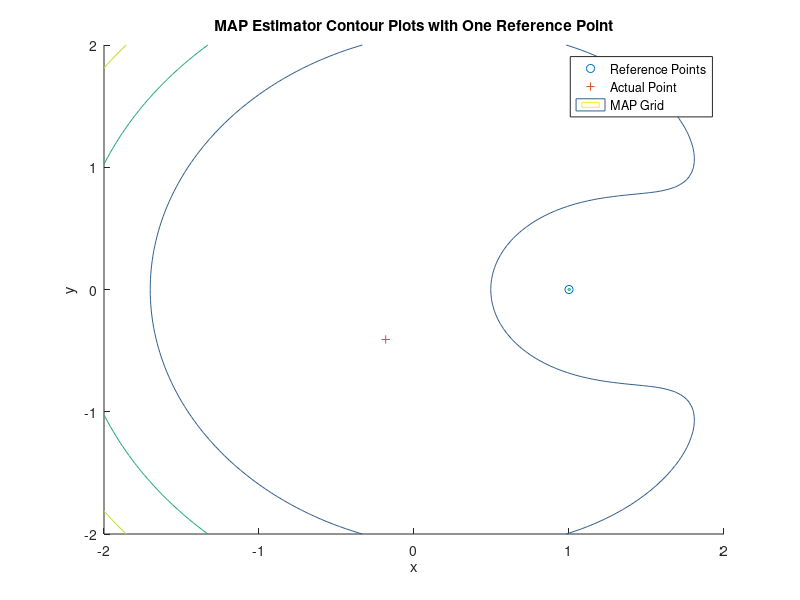
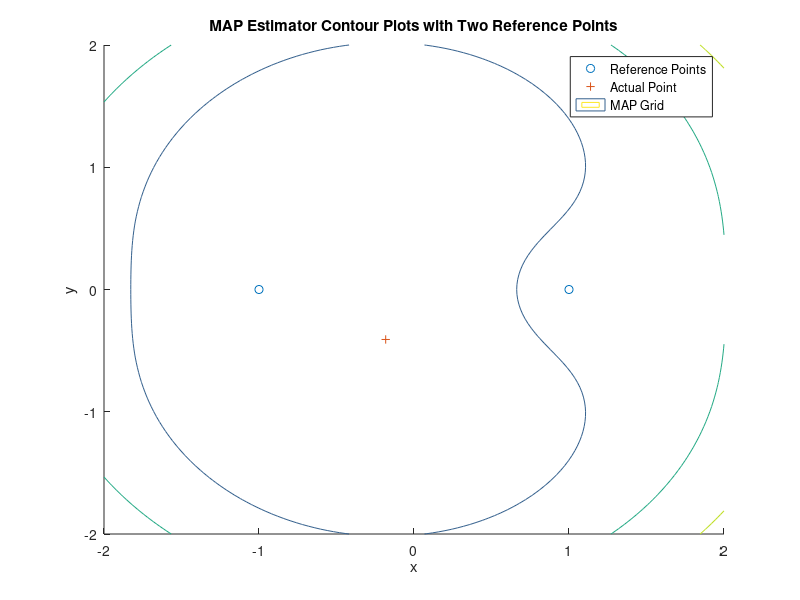
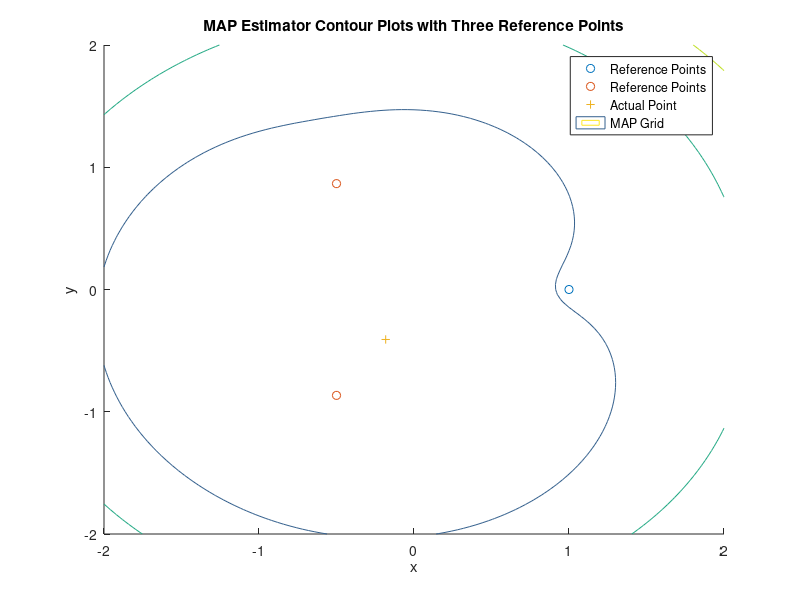
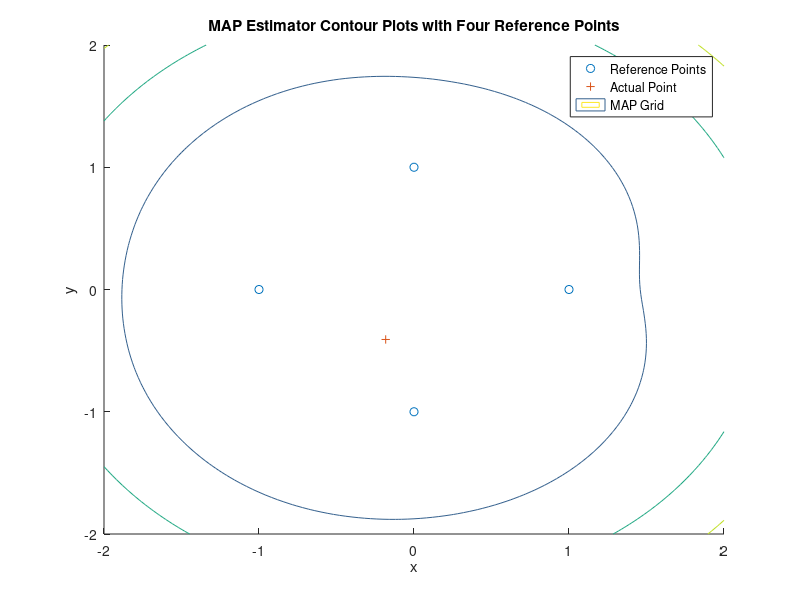

These figures' MATLAB source, in order:
%Question 2

%Setting seed (to make my work replicable)
rng(3023)

%Defining the landmark locations (for 4,3,2,1 estimates)
xl = [1,-1,0,0,-1/2,-1/2];
yl = [0,0,1,-1,sqrt(3)/2,-sqrt(3)/2];
%Defining the random point (randomly)
xr = sqrt(2)*rand-1;
yr = sqrt(2)*rand-1;
%Defining measurement noise
n = normrnd(0,0.3,6,1);
%Defining measured distances
for i = 1:6
    r(i) = sqrt((xl(i)-xr)^2+(yl(i)-yr)^2)+n(i);
end
%Defining meshgrid
horizontalGrid = linspace(-2,2,101);
verticalGrid = linspace(-2,2,101);
[h,v] = meshgrid(horizontalGrid,verticalGrid);
MAPEstimate1 = h(:).^2/0.25+v(:).^2/0.25+((r(1)-sqrt((xl(1)-h(:)).^2+(yl(1)-v(:)).^2)).^2)/0.09;
MAPEstimate2 = h(:).^2/0.25+v(:).^2/0.25+((r(1)-sqrt((xl(1)-h(:)).^2+(yl(1)-v(:)).^2)).^2)/0.09+((r(2)-sqrt((xl(2)-h(:)).^2+(yl(2)-v(:)).^2)).^2)/0.09;
MAPEstimate3 = h(:).^2/0.25+v(:).^2/0.25+((r(1)-sqrt((xl(1)-h(:)).^2+(yl(1)-v(:)).^2)).^2)/0.09+((r(5)-sqrt((xl(5)-h(:)).^2+(yl(5)-v(:)).^2)).^2)/0.09+((r(6)-sqrt((xl(6)-h(:)).^2+(yl(6)-v(:)).^2)).^2)/0.09;
MAPEstimate4 = h(:).^2/0.25+v(:).^2/0.25+((r(1)-sqrt((xl(1)-h(:)).^2+(yl(1)-v(:)).^2)).^2)/0.09+((r(2)-sqrt((xl(2)-h(:)).^2+(yl(2)-v(:)).^2)).^2)/0.09+((r(3)-sqrt((xl(3)-h(:)).^2+(yl(3)-v(:)).^2)).^2)/0.09+((r(4)-sqrt((xl(4)-h(:)).^2+(yl(4)-v(:)).^2)).^2)/0.09;
minMAP(1) = min(MAPEstimate1);
minMAP(2) = min(MAPEstimate2);
minMAP(3) = min(MAPEstimate3);
minMAP(4) = min(MAPEstimate4);
maxMAP(1) = max(MAPEstimate1);
maxMAP(2) = max(MAPEstimate2);
maxMAP(3) = max(MAPEstimate3);
maxMAP(4) = max(MAPEstimate4);
MAPGrid1 = reshape(MAPEstimate1,101,101);
MAPGrid2 = reshape(MAPEstimate2,101,101);
MAPGrid3 = reshape(MAPEstimate3,101,101);
MAPGrid4 = reshape(MAPEstimate4,101,101);

%One point
scatter(xl(1),yl(1),'ob'), hold on,
scatter(xr,yr,'+r'), hold on
contour(horizontalGrid,verticalGrid,MAPGrid1,[minMAP(1)*[1,0.9,0.8,0.7,0.6,0.5,0.4,0.3,0.2,0.1],0,[0.3,0.6,0.9,1]*maxMAP(1)]); 
legend('Reference Points','Actual Point','MAP Grid'), 
title('MAP Estimator Contour Plots with One Reference Point'),
xlabel('x'), ylabel('y')
hold off

saveas(gcf,'Q21.png')

%Two points
scatter(xl(1:2),yl(1:2),'ob'), hold on,
scatter(xr,yr,'+r'), hold on
contour(horizontalGrid,verticalGrid,MAPGrid2,[minMAP(2)*[1,0.9,0.8,0.7,0.6,0.5,0.4,0.3,0.2,0.1],0,[0.3,0.6,0.9,1]*maxMAP(2)]);
legend('Reference Points','Actual Point','MAP Grid'), 
title('MAP Estimator Contour Plots with Two Reference Points'),
xlabel('x'), ylabel('y')
hold off

saveas(gcf,'Q22.png')

%Three points
scatter(xl(1),yl(1),'ob'), hold on,
scatter(xl(5:6),yl(5:6),'ob'), hold on,
scatter(xr,yr,'+r'), hold on
contour(horizontalGrid,verticalGrid,MAPGrid3,[minMAP(3)*[1,0.9,0.8,0.7,0.6,0.5,0.4,0.3,0.2,0.1],0,[0.3,0.6,0.9,1]*maxMAP(3)]);
legend('Reference Points','Reference Points','Actual Point','MAP Grid'), 
title('MAP Estimator Contour Plots with Three Reference Points'),
xlabel('x'), ylabel('y')
hold off

saveas(gcf,'Q23.png')

%Four points
scatter(xl(1:4),yl(1:4),'ob'), hold on,
scatter(xr,yr,'+r'), hold on,
contour(horizontalGrid,verticalGrid,MAPGrid4,[minMAP(4)*[1,0.9,0.8,0.7,0.6,0.5,0.4,0.3,0.2,0.1],0,[0.3,0.6,0.9,1]*maxMAP(4)]);
legend('Reference Points','Actual Point','MAP Grid'), 
title('MAP Estimator Contour Plots with Four Reference Points'),
xlabel('x'), ylabel('y')
hold off

saveas(gcf,'Q24.png')